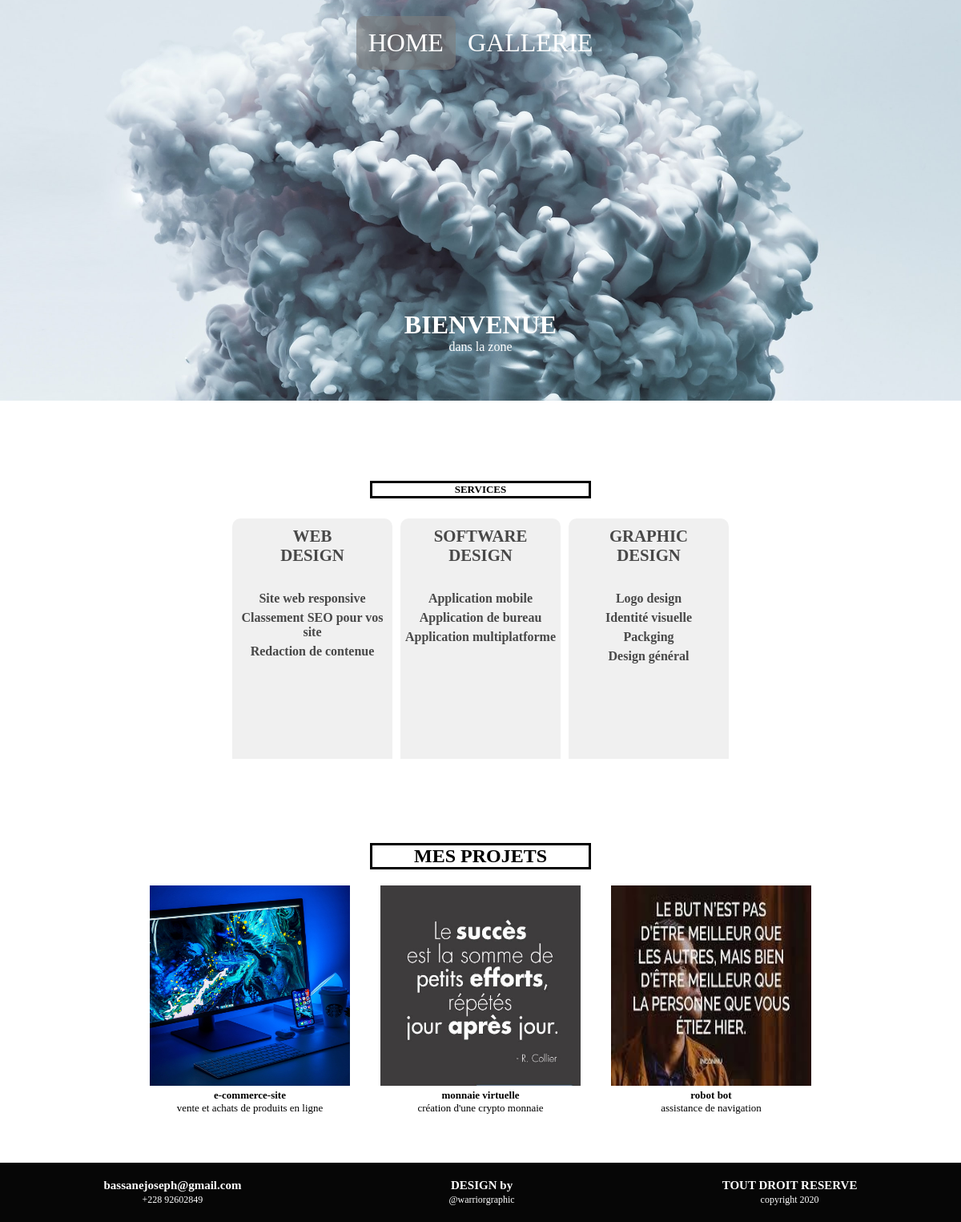
The page / on the database its author committed.
### project/models.py (models this page shows)
class Project(models.Model):
    titre = models.CharField(max_length=100)
    description = models.CharField(max_length=250)
    image = models.ImageField(upload_to='project/images/')

### project/views.py (the view)
# urls.py: 2. Add a URL to urlpatterns:  path('', views.home, name='home')
def home(request):
    projects = Project.objects.all()
    return render(request, 'project/home.html', {'projects': projects})

### project/templates/project/home.html (shortened to what this page needs)
{% load static %}
<!doctype html>
<html lang="fr">
<head>
    <link rel="stylesheet" href="{% static "project/joe.css" %}">
</head>
<body>
<header>
    <nav>
        <ul class="menu">
            <li class="active"><a href="{% url 'home' %}">HOME</a></li>
            <li><a href="{% url 'gallerie:all_galleries' %}">GALLERIE</a></li>
        </ul>
    </nav>
    <div class="bvn">
        <h1>BIENVENUE</h1>
    </div>
    <div class="zone">
        <p>dans la zone</p>
    </div>
</header>
<section class="service">
    <h1 class="tex tit">SERVICES</h1>
    <div class="services">
        <div class="ser">
            <h1 class="description">WEB <br>DESIGN</h1>
            <p>Site web responsive</p>
            <p>Classement SEO pour vos site</p>
            <p>Redaction de contenue</p>
        </div>
        <div class="ser">
            <h1 class="description">SOFTWARE <br> DESIGN</h1>
            <p>Application mobile </p>
            <p>Application de bureau</p>
            <p>Application multiplatforme</p>
        </div>
        <div class="ser">
            <h1 class="description">GRAPHIC <br>DESIGN</h1>
            <p>Logo design</p>
            <p>Identité visuelle</p>
            <p>Packging</p>
            <p>Design général</p>
        </div>
    </div>
</section>
<section class="mesprojets">
    <div class="tit">
        <h2>MES PROJETS</h2>
    </div>
    <div class="prj">
        {% for project in projects %}
        <div>
            <img src="{{ project.image.url }}" class="ima" alt="image-project">
            <h1 class="tex">{{ project.titre }}</h1>
            <p class="tex pad" >{{ project.description }}</p>
        </div>
        {% endfor %}
    </div>
</section>
</body>
<footer>
    <div class="info">
        <div class="pro">
            <h4>bassanejoseph@gmail.com</h4>
            <p>+228 92602849</p>
        </div>
        <div class="pro">
            <h4>DESIGN by</h4>
            <p>@warriorgraphic</p>
        </div>
        <div class="pro">
            <h4>TOUT DROIT RESERVE</h4>
            <p>copyright 2020</p>
    </div>
    </div>
</footer>
</html>

### project/static/project/joe.css (style rules this page uses)
* { margin: 0; padding: 0; box-sizing: border-box; list-style: none; text-decoration: none; }
.bvn { display: flex; justify-content: center; align-items: center; text-align: center; color: white; font-weight: bold; font-size: medium; margin-top: 300px; }
.zone { color: white; text-align: center; }
.menu { max-width: 80%; margin-left: auto; display: flex; justify-content: center; margin-right: auto; text-align: center; font-size: 2rem; }
.active { background: rgba(125, 125, 125, 0.62); border-radius: 10px; }
.menu li { padding: 15px; margin-top: 20px; }
.menu li a { color: white; position:sticky; }
header { background: url("3.jpg") no-repeat center center/cover; width: 100%; height: 500px; margin-bottom: 100px; }
.service { margin-bottom: 100px; }
.services { display: flex; justify-content: center; align-items: center; margin-top: 20px; }
.ser { margin: 5px; padding-top: 10px; width: 200px; height: 300px; color: rgba(44, 44, 44, 0.86); border-radius: 10px 10px 0 0; font-weight: bold; background-color: rgba(188, 188, 188, 0.22); text-align: center; }
.ser p { padding: 3px; }
.description { font-weight: bold; font-size: 1.3rem; padding-bottom: 30px; }
.tit { text-align: center; display: flex; justify-content: center; color: black; border-color: black; border-style: solid; max-width: 23%; margin: auto auto 20px; }
.prj { display: grid; justify-content: center; justify-items: center; align-items: center; grid-template-columns: repeat(auto-fit, 18rem); margin-left: auto; }
.ima { height: 250px; width: 250px; }
.pad { padding-bottom: 10px; }
.tex { display: flex; font-size: small; justify-content: center; justify-items: center; }
footer { background-color: #060606; margin-top: 50px; color: white; }
.info { display: flex; justify-content: space-around; align-items: center; }
.pro { text-align: center; justify-self: center; padding: 5px; margin: 15px; }
.pro h4 { padding-bottom: 2px; font-size: 15px; }
.pro p { font-size: 12px; }

### rows shown on the page
Project: image (picture), titre "e-commerce-site", description "vente et achats de produits en ligne"
Project: image (picture), titre "monnaie virtuelle", description "création d'une crypto monnaie"
Project: image (picture), titre "robot bot", description "assistance de navigation"
